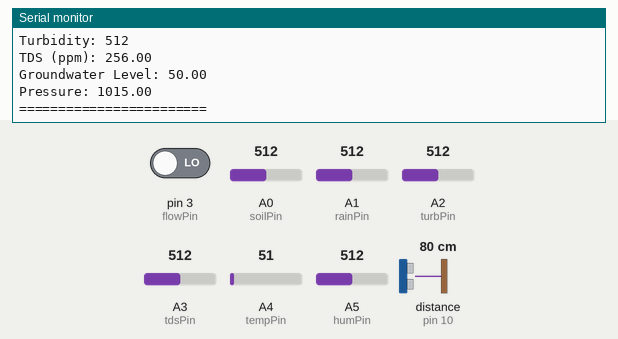
Simulated run of this sketch. Board: Arduino Uno, built with avr-gcc and run on an emulated ATmega328P. On the bench: the last lines printed to the serial monitor. Wiring (inferred from the names in the program): ultrasonic range finder: trigger pin 9; echo pin 10. The inputs (shaded band) are chosen by the test bench; at power-on: A0 (soilPin) = 512, pin 3 (flowPin) LOW, A1 (rainPin) = 512, A2 (turbPin) = 512, A3 (tdsPin) = 512, A4 (tempPin) = 51, A5 (humPin) = 512, distance to the obstacle (sensor on pin 10) 80 cm. The echo pulse lasts 58.3 µs per cm.

Above: at 5.1 s.
5.2 s: A0 (soilPin) set to 109
At 7.0 s:
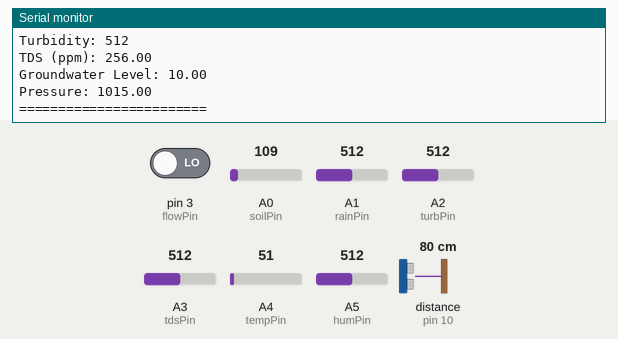
9.6 s: A0 (soilPin) set to 102
At 11.7 s:
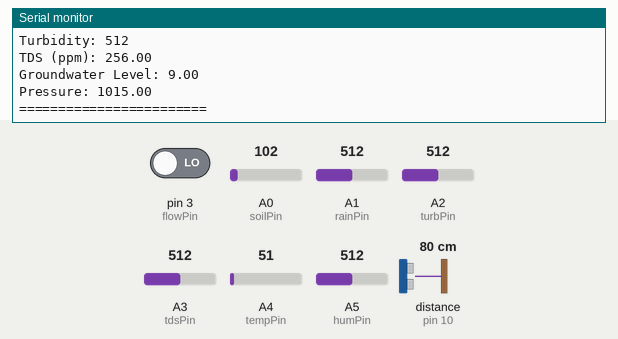
Timing chart, 0 to 13.2 s (numbered marks = the images above; inputs shaded):
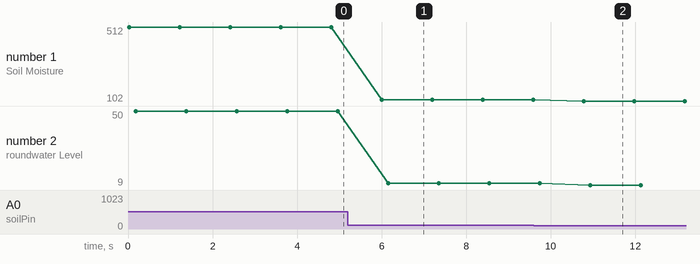

The sketch:

hs202_general_sensor_simulation_1.ino
```cpp
#define trigPin 9
#define echoPin 10
#define flowPin 3

long duration;
float distance;
int tankHeight = 100;
float waterLevel;

int flowCount = 0;
bool lastFlowState = LOW;

// Analog sensor pins
int soilPin = A0;
int rainPin = A1;
int turbPin = A2;
int tdsPin = A3;
int tempPin = A4;
int humPin = A5;

// Smoothed water level
float smoothWater = 0;

void setup() {
  Serial.begin(9600);

  pinMode(trigPin, OUTPUT);
  pinMode(echoPin, INPUT);
  pinMode(flowPin, INPUT);
}

void loop() {

  // Soil Moisture
  int soil = analogRead(soilPin);

  // Rain Sensor
  int rain = analogRead(rainPin);

  // Turbidity
  int turbidity = analogRead(turbPin);

  // TDS
  int tds = analogRead(tdsPin);
  float tds_ppm = tds * 0.5;

  // Temperature (LM35 simulated)
  float temperature = analogRead(tempPin) * 0.488;

  // Humidity (simulated)
  float humidity = map(analogRead(humPin), 0, 1023, 20, 90);

  // Ultrasonic Water Level
  digitalWrite(trigPin, LOW);
  delayMicroseconds(2);

  digitalWrite(trigPin, HIGH);
  delayMicroseconds(10);
  digitalWrite(trigPin, LOW);

  duration = pulseIn(echoPin, HIGH, 30000);

  if (duration > 0) {
    distance = duration * 0.034 / 2;
    waterLevel = tankHeight - distance;

    if (waterLevel < 0) waterLevel = 0;
    if (waterLevel > tankHeight) waterLevel = tankHeight;

    smoothWater = 0.7 * smoothWater + 0.3 * waterLevel;
  }

  // Flow Sensor (edge detection)
  bool currentFlowState = digitalRead(flowPin);

  if (currentFlowState == HIGH && lastFlowState == LOW) {
    flowCount++;
  }
  lastFlowState = currentFlowState;

  // Groundwater (simulated)
  float groundwater = map(soil, 0, 1023, 0, 100);

  // Pressure (simulated)
  float pressure = map(rain, 0, 1023, 980, 1050);

  // Output
  Serial.println("===== SENSOR DATA =====");

  Serial.print("Soil Moisture: "); Serial.println(soil);
  Serial.print("Rain: "); Serial.println(rain);

  Serial.print("Temperature: "); Serial.println(temperature);
  Serial.print("Humidity: "); Serial.println(humidity);

  Serial.print("Water Level (Smoothed): ");
  Serial.println(smoothWater);

  Serial.print("Flow Count: "); Serial.println(flowCount);

  Serial.print("Turbidity: "); Serial.println(turbidity);
  Serial.print("TDS (ppm): "); Serial.println(tds_ppm);

  Serial.print("Groundwater Level: "); Serial.println(groundwater);
  Serial.print("Pressure: "); Serial.println(pressure);

  Serial.println("========================\n");

  delay(1000);
}
```

Measured:
- after the input at 5.2 s, the serial monitor: prints a new line after 0.80 s (image 1)
- after the input at 9.6 s, the serial monitor: prints a new line after 1.2 s (image 2)
- plotted number 1: 512 → 109 after the input at 5.2 s, 109 → 102 after the input at 9.6 s
- plotted number 2: 50 → 10 after the input at 5.2 s, 10 → 9 after the input at 9.6 s
